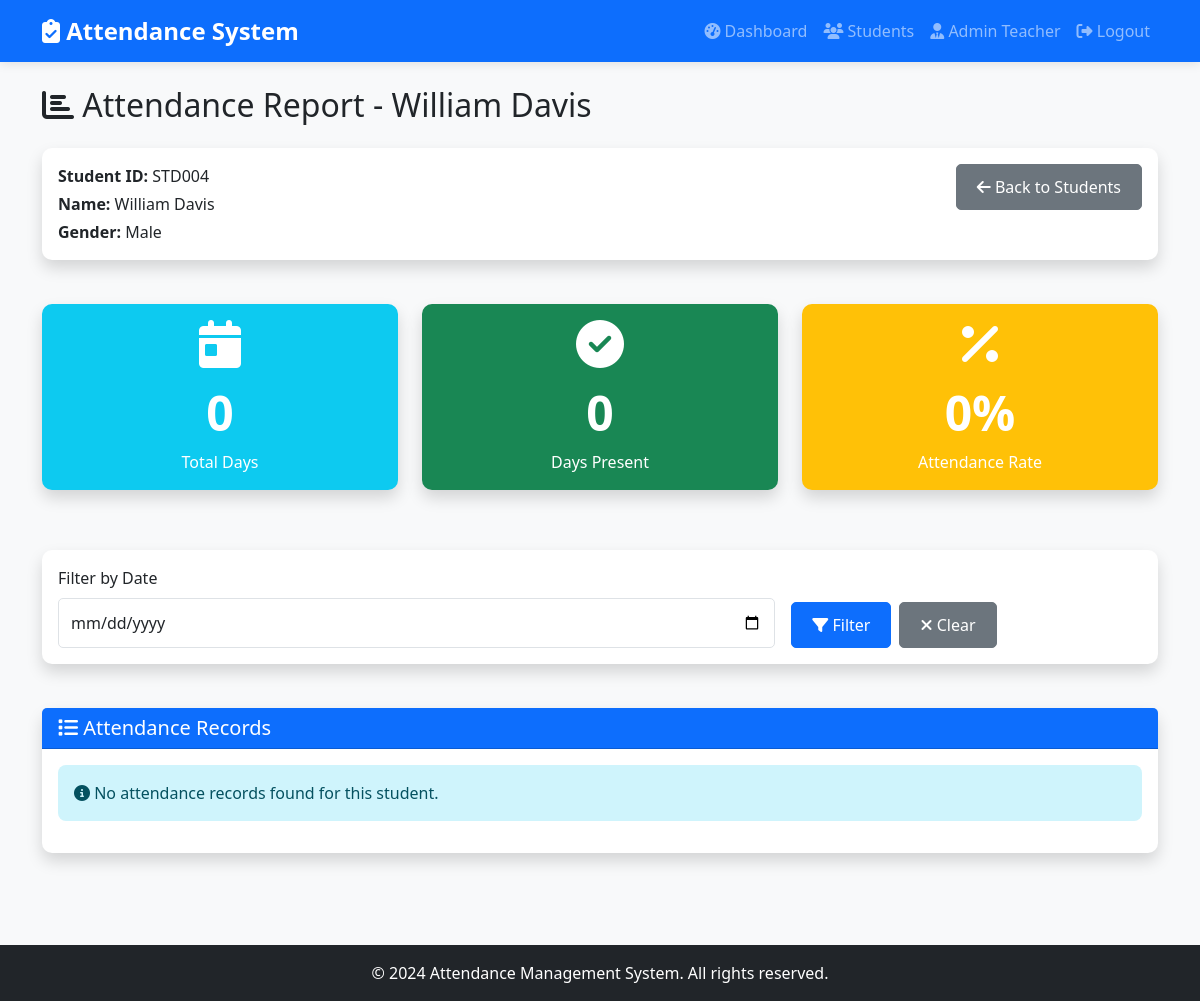
The page /teacher/student/STD004/attendance (signed in) on the database its author committed.
### tables this page shows
CREATE TABLE students (
    id INTEGER PRIMARY KEY AUTOINCREMENT,
    student_id TEXT UNIQUE NOT NULL,
    name TEXT NOT NULL,
    gender TEXT NOT NULL,
    username TEXT UNIQUE NOT NULL,
    password TEXT NOT NULL,
    created_at TIMESTAMP DEFAULT CURRENT_TIMESTAMP
);

### app.py (the view)
@app.route('/teacher/student/<student_id>/attendance')
@teacher_login_required
def teacher_view_attendance(student_id):
    filter_date = request.args.get('date', '')
    conn = get_db_connection()
    student = conn.execute('SELECT * FROM students WHERE student_id = ?', (student_id,)).fetchone()
    if not student:
        flash('Student not found!', 'danger')
        return redirect(url_for('teacher_students_list'))
    if filter_date:
        attendance_records = conn.execute(
            'SELECT * FROM attendance WHERE student_id = ? AND date = ? ORDER BY date DESC, time DESC',
            (student_id, filter_date)
        ).fetchall()
    else:
        attendance_records = conn.execute(
            'SELECT * FROM attendance WHERE student_id = ? ORDER BY date DESC, time DESC',
            (student_id,)
        ).fetchall()
    total_days = len(conn.execute('SELECT * FROM attendance WHERE student_id = ?', (student_id,)).fetchall())
    total_present = len(conn.execute('SELECT * FROM attendance WHERE student_id = ? AND status = "Present"', (student_id,)).fetchall())
    percentage = (total_present / total_days * 100) if total_days > 0 else 0
    conn.close()
    return render_template('teacher_view_attendance.html',
                         student=student,
                         attendance_records=attendance_records,
                         total_days=total_days,
                         total_present=total_present,
                         percentage=round(percentage, 2),
                         filter_date=filter_date)

### app.py (called while the page is built)
def get_db_connection():
    conn = sqlite3.connect(DATABASE)
    conn.row_factory = sqlite3.Row
    return conn

def teacher_login_required(f):
    @wraps(f)
    def decorated_function(*args, **kwargs):
        if 'teacher_id' not in session:
            flash('Please login as teacher first.', 'danger')
            return redirect(url_for('teacher_login'))
        return f(*args, **kwargs)
    return decorated_function

### templates/teacher_view_attendance.html (shortened to what this page needs)
{% extends "base.html" %}
{% block content %}
<div class="row">
    <div class="col-12">
        <h2 class="mb-4">
            <i class="fas fa-chart-bar"></i> Attendance Report - {{ student.name }}
        </h2>
    </div>
</div>
<div class="row mb-4">
    <div class="col-md-12">
        <div class="card shadow">
            <div class="card-body">
                <div class="row">
                    <div class="col-md-6">
                        <p class="mb-1"><strong>Student ID:</strong> {{ student.student_id }}</p>
                        <p class="mb-1"><strong>Name:</strong> {{ student.name }}</p>
                        <p class="mb-0"><strong>Gender:</strong> {{ student.gender }}</p>
                    </div>
                    <div class="col-md-6 text-end">
                        <a href="{{ url_for('teacher_students_list') }}" class="btn btn-secondary">
                            <i class="fas fa-arrow-left"></i> Back to Students
                        </a>
                    </div>
                </div>
            </div>
        </div>
    </div>
</div>
<div class="row mb-4">
    <div class="col-md-4 mb-3">
        <div class="card shadow stat-card bg-info text-white">
            <div class="card-body text-center">
                <i class="fas fa-calendar-day fa-3x mb-3"></i>
                <h3>{{ total_days }}</h3>
                <p class="mb-0">Total Days</p>
            </div>
        </div>
    </div>
    <div class="col-md-4 mb-3">
        <div class="card shadow stat-card bg-success text-white">
            <div class="card-body text-center">
                <i class="fas fa-check-circle fa-3x mb-3"></i>
                <h3>{{ total_present }}</h3>
                <p class="mb-0">Days Present</p>
            </div>
        </div>
    </div>
    <div class="col-md-4 mb-3">
        <div class="card shadow stat-card bg-warning text-white">
            <div class="card-body text-center">
                <i class="fas fa-percentage fa-3x mb-3"></i>
                <h3>{{ percentage }}%</h3>
                <p class="mb-0">Attendance Rate</p>
            </div>
        </div>
    </div>
</div>
<div class="row mb-4">
    <div class="col-md-12">
        <div class="card shadow">
            <div class="card-body">
                <form method="GET" class="row g-3">
                    <div class="col-md-8">
                        <label for="date" class="form-label">Filter by Date</label>
                        <input type="date" class="form-control" id="date" name="date" value="{{ filter_date }}">
                    </div>
                    <div class="col-md-4 d-flex align-items-end">
                        <button type="submit" class="btn btn-primary me-2">
                            <i class="fas fa-filter"></i> Filter
                        </button>
                        <a href="{{ url_for('teacher_view_attendance', student_id=student.student_id) }}"
                            class="btn btn-secondary">
                            <i class="fas fa-times"></i> Clear
                        </a>
                    </div>
                </form>
            </div>
        </div>
    </div>
</div>
<div class="row">
    <div class="col-md-12">
        <div class="card shadow">
            <div class="card-header bg-primary text-white">
                <h5 class="mb-0">
                    <i class="fas fa-list"></i> Attendance Records
                </h5>
            </div>
            <div class="card-body">
                {% if attendance_records %}
                <div class="table-responsive">
                    <table class="table table-striped table-hover">
                        <thead class="table-dark">
                            <tr>
                                <th>#</th>
                                <th>Date</th>
                                <th>Time</th>
                                <th>Status</th>
                            </tr>
                        </thead>
                        <tbody>
                            {% for record in attendance_records %}
                            <tr>
                                <td>{{ loop.index }}</td>
                                <td>{{ record.date }}</td>
                                <td>{{ record.time }}</td>
                                <td>
                                    <span class="badge bg-success">
                                        <i class="fas fa-check"></i> {{ record.status }}
                                    </span>
                                </td>
                            </tr>
                            {% endfor %}
                        </tbody>
                    </table>
                </div>
                {% else %}
                <div class="alert alert-info">
                    <i class="fas fa-info-circle"></i>
                    {% if filter_date %}
                    No attendance records found for {{ filter_date }}.
                    {% else %}
                    No attendance records found for this student.
                    {% endif %}
                </div>
                {% endif %}
            </div>
        </div>
    </div>
</div>
{% endblock %}

### static/style.css (style rules this page uses)
body { font-family: 'Segoe UI', Tahoma, Geneva, Verdana, sans-serif; background-color: #f8f9fa; min-height: 100vh; display: flex; flex-direction: column; }
.card { border: none; border-radius: 10px; margin-bottom: 20px; }
.stat-card { transition: transform 0.3s ease; }
.stat-card h3 { font-size: 3rem; font-weight: bold; }
.btn { border-radius: 5px; padding: 10px 20px; font-weight: 500; transition: all 0.3s ease; }
.alert { border-radius: 8px; border: none; }
.form-control { border-radius: 5px; padding: 12px; }
.alert { animation: slideDown 0.3s ease; }

### rows shown on the page
students: name "William Davis", student_id "STD004", gender "Male"

### other values the page prints
{{ session.get('teacher_name') }} "Admin Teacher"
{{ total_days }} "0"
{{ total_present }} "0"
{{ percentage }} "0"
